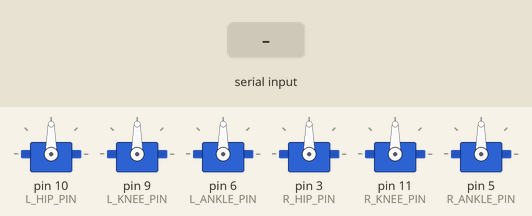
Recording of a sketch running on a simulated Arduino Uno, built with avr-gcc and run on an emulated ATmega328P. Parts: 6 × servo. The test bench sets the inputs (shaded band). What the sketch prints to the serial monitor is not drawn.

Above: at 2.2 s.
2.3 s: "WALK\n" received over Serial
At 3.04 s:
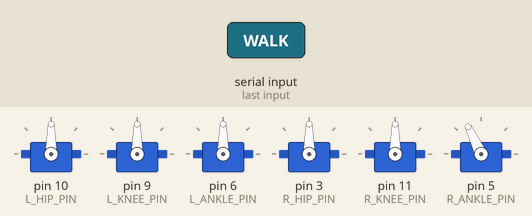
At 4.6 s:
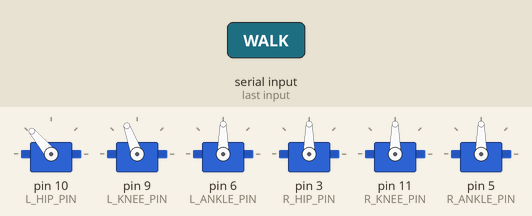
5.3 s: "IK:\n" received over Serial
At 8.1 s:
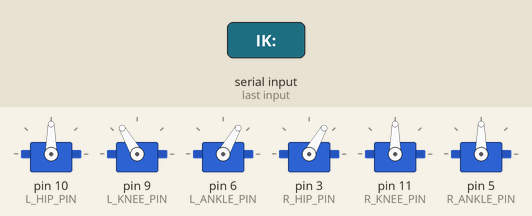
8.3 s: "TURN:\n" received over Serial
At 10.7 s:
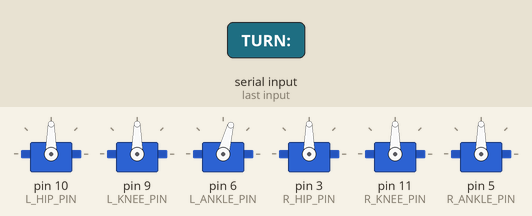
11.3 s: "TURN:90\n" received over Serial
14.3 s: "TURN:,45\n" received over Serial
17.3 s: "TURN:,45\n" received over Serial
Timing chart, 0 to 21.3 s (numbered marks = the images above; inputs shaded):
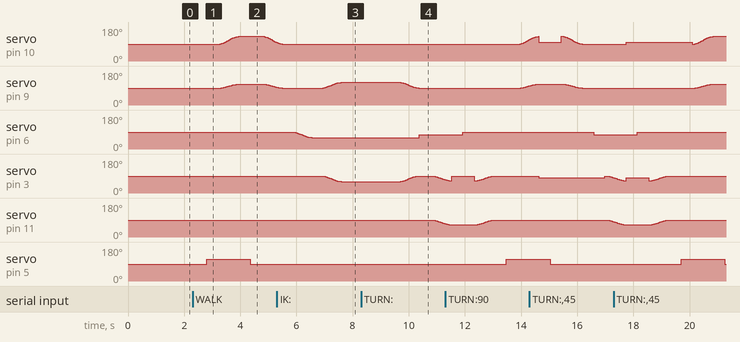

The sketch:

sketch_apr30a.ino
```cpp
#include <Servo.h>
#include <math.h>

// ── Pins ──────────────────────────────────────────
#define L_HIP_PIN    10
#define L_KNEE_PIN    9
#define L_ANKLE_PIN   6
#define R_HIP_PIN     3
#define R_KNEE_PIN   11
#define R_ANKLE_PIN   5

Servo lHip, lKnee, lAnkle;
Servo rHip, rKnee, rAnkle;

// ── Leg Dimensions ────────────────────────────────
const float L1 = 6.0;    // hip   → knee  (cm)
const float L2 = 5.5;    // knee  → ankle (cm)
// max reach = 11.5 cm
// min reach = 0.5 cm

// ── State ─────────────────────────────────────────
bool          walking       = false;
bool kicking = false;
int           walkPhase     = 0;
String        command       = "";
unsigned long lastPhaseTime = 0;
const unsigned long PHASE_DELAY = 400;

// ═══════════════════════════════════════════════════
//  FORWARD KINEMATICS
//  Given hip and knee angles → where is the ankle?
//
//  t1_deg = hip angle (degrees from horizontal)
//  t2_deg = knee angle (degrees, relative to thigh)
//  x_out  = ankle forward distance from hip (cm)
//  y_out  = ankle downward distance from hip (cm)
// ═══════════════════════════════════════════════════
void forwardKinematics(float t1_deg, float t2_deg,
                        float &x_out, float &y_out) {
  float t1  = radians(t1_deg);
  float t12 = radians(t1_deg + t2_deg);  // absolute shin angle

  x_out = L1 * cos(t1) + L2 * cos(t12);
  y_out = L1 * sin(t1) + L2 * sin(t12);

  Serial.print("[FK] hip=");     Serial.print(t1_deg, 1);
  Serial.print("deg  knee=");    Serial.print(t2_deg, 1);
  Serial.print("deg  =>  x=");   Serial.print(x_out, 2);
  Serial.print("cm  y=");        Serial.println(y_out, 2);
}

// ═══════════════════════════════════════════════════
//  INVERSE KINEMATICS — law of cosines
//  Given ankle target position → what angles are needed?
//
//  x      = how far forward the ankle target is (cm)
//  y      = how far downward the ankle target is (cm)
//  t1_out = required hip angle (degrees)
//  t2_out = required knee angle (degrees)
//  returns false if target is unreachable
// ═══════════════════════════════════════════════════
bool inverseKinematics(float x, float y,
                        float &t1_out, float &t2_out) {
  float D = (x*x + y*y - L1*L1 - L2*L2) / (2.0 * L1 * L2);

  if (abs(D) > 1.0) {
    Serial.print("[IK] UNREACHABLE — D="); Serial.println(D, 3);
    Serial.print("      max reach=");      Serial.println(L1 + L2);
    return false;
  }

  // Knee bends backward — natural kicking posture
  float t2 = atan2(-sqrt(1.0 - D*D), D);
  float t1 = atan2(y, x) - atan2(L2 * sin(t2), L1 + L2 * cos(t2));

  t1_out = degrees(t1);
  t2_out = degrees(t2);

  Serial.print("[IK] target x="); Serial.print(x, 2);
  Serial.print("cm  y=");         Serial.print(y, 2);
  Serial.print("cm  =>  hip=");   Serial.print(t1_out, 1);
  Serial.print("deg  knee=");     Serial.println(t2_out, 1);

  return true;
}

// ═══════════════════════════════════════════════════
//  FK VALIDATION
//  After every IK solve, plug angles back into FK.
//  Result must match the original target within 0.5cm.
// ═══════════════════════════════════════════════════
bool validateIK(float t1, float t2, float tgtX, float tgtY) {
  float vx, vy;
  forwardKinematics(t1, t2, vx, vy);

  float error = sqrt((vx - tgtX)*(vx - tgtX) + (vy - tgtY)*(vy - tgtY));
  Serial.print("[FK Validate] error="); Serial.print(error, 3); Serial.println("cm");

  if (error < 0.5) {
    Serial.println("[FK Validate] PASS");
    return true;
  }
  Serial.println("[FK Validate] FAIL — aborting");
  return false;
}

// ── Angle to servo value ──────────────────────────
// 90 = neutral (leg straight down)
int angleToServo(float angleDeg) {
  return constrain(90 + (int)round(angleDeg), 0, 180);
}

// ═══════════════════════════════════════════════════
//  SERVO HELPERS
// ═══════════════════════════════════════════════════
float ease(float t) { return (1.0 - cos(PI * t)) / 2.0; }

void sweepOne(Servo &s, int from, int to) {
  for (int i = 0; i <= 60; i++) {
    s.write(from + (int)((to - from) * ease((float)i / 60)));
    delay(12);
  }
}

void sweepTwo(Servo &s1, int f1, int t1,
              Servo &s2, int f2, int t2) {
  for (int i = 0; i <= 60; i++) {
    float e = ease((float)i / 60);
    s1.write(f1 + (int)((t1 - f1) * e));
    s2.write(f2 + (int)((t2 - f2) * e));
    delay(12);
  }
}

void allNeutral() {
  lHip.write(90);
  lKnee.write(90);
  lAnkle.write(90);

  rHip.write(90);
  rKnee.write(90);
  rAnkle.write(90);
}

// ═══════════════════════════════════════════════════
//  KICK — fully IK driven
//
//  dist    = ball distance from camera (cm)
//  lateral = ball left/right offset (cm)
//            positive = ball to the right
// ═══════════════════════════════════════════════════
void kickWithIK(float dist) {

  Serial.println("KICK");
  allNeutral();

    // balance
  sweepOne(lAnkle ,90, 60);
      // bend knee

  delay(300);

   sweepTwo(rHip, 90,60, lKnee, 90,120);

  delay(2000);

  sweepTwo(rHip, 60,90, lKnee, 120,90);
}
// ═══════════════════════════════════════════════════
//  WALKING — non-blocking state machine
//  Serial is checked between every phase so
//  IK commands are never missed during walking
// ═══════════════════════════════════════════════════
void runWalkPhase(int phase) {
  switch (phase) {
    case 0: rAnkle.write(115); break;                          // shift weight right
    case 1: sweepTwo(lHip, 90,130, lKnee, 90,110); break;     // left leg forward
    case 2: rAnkle.write(90);  break;                          // weight back
    case 3: sweepTwo(lHip, 130,90, lKnee, 110,90); break;     // left leg home
    case 4: lAnkle.write(75);  break;                          // shift weight left
    case 5: sweepTwo(rHip, 90,65,  rKnee, 90,65);  break;     // right leg forward
    case 6: lAnkle.write(90);  break;                          // weight back
    case 7: sweepTwo(rHip, 65,90,  rKnee, 65,90);  break;     // right leg home
  }
}

// ═══════════════════════════════════════════════════
//  SETUP & LOOP
// ═══════════════════════════════════════════════════
void setup() {
  Serial.begin(9600);

  lHip.attach(L_HIP_PIN);
  lKnee.attach(L_KNEE_PIN);
  lAnkle.attach(L_ANKLE_PIN);
  rHip.attach(R_HIP_PIN);
  rKnee.attach(R_KNEE_PIN);
  rAnkle.attach(R_ANKLE_PIN);

  allNeutral();
  delay(1000);
  Serial.println("Arduino ready — L1=6cm L2=5.5cm maxReach=11.5cm");
}

void loop() {
  // ── Read serial FIRST every iteration ─────────
  if (Serial.available()) {
    command = Serial.readStringUntil('\n');
    command.trim();

    if (command == "WALK") {
      allNeutral();
      delay(500);
      walking = true;
      Serial.println("WALKING");

    } else if (command.startsWith("DIST:")) {
      float d = command.substring(5).toFloat();
      Serial.print("Approaching — dist="); Serial.println(d);

    } else if (command.startsWith("IK:") && !kicking) {
    kicking = true;
    walking = false;
    delay(300);

    int comma = command.indexOf(',');
    float dist = command.substring(3, comma).toFloat();

    Serial.print("IK command — dist=");
    Serial.println(dist);

    kickWithIK(dist);

    kicking = false;   // unlock after kick is finished
  // allow next kick later
    }
    else if (command.startsWith("TURN:")) {
  float lateral = command.substring(6).toFloat();

  // simple steering logic
  if (lateral > 1) {
    // turn right
    rHip.write(80);
    lHip.write(100);
  }
  else if (lateral < -1) {
    // turn left
    rHip.write(100);
    lHip.write(80);
  }
  else {
    // straight
    rHip.write(90);
    lHip.write(90);
  }

  walking = true;
}

  }

  // ── Non-blocking walk ─────────────────────────
  if (walking && millis() - lastPhaseTime > PHASE_DELAY) {
    runWalkPhase(walkPhase);
    walkPhase     = (walkPhase + 1) % 8;
    lastPhaseTime = millis();
  }
}
```

Measured:
- after the input at 2.3 s, servo on pin 10 (L_HIP_PIN): rises from 90° to 130° in 0.65 s, then falls to 98° in 1.3 s; servo on pin 9 (L_KNEE_PIN): rises from 90° to 110° in 0.63 s, then falls to 94° in 1.3 s; servo on pin 5 (R_ANKLE_PIN): 90° → 115° after 0.51 s, → 90° 1.6 s later
- after the input at 5.3 s, servo on pin 11 (R_KNEE_PIN): stops changing and stays 90°
- after the input at 8.3 s, servo on pin 6 (L_ANKLE_PIN): 60° → 75° after 2.1 s; servo on pin 11 (R_KNEE_PIN): moves from 90° to 71° over 0.41 s, starting after 2.6 s
